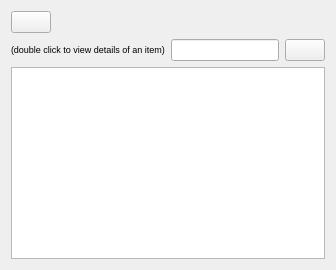
     <widget class="QWidget" name="tab_5">
      <attribute name="icon">
       <iconset theme="network-wired">
        <normaloff>../../../../../../../../.designer/backup</normaloff>../../../../../../../../.designer/backup</iconset>
      </attribute>
      <attribute name="title">
       <string>Ports</string>
      </attribute>
      <layout class="QVBoxLayout" name="verticalLayout_6">
       <item>
        <layout class="QHBoxLayout" name="horizontalLayout_5">
         <item>
          <widget class="QPushButton" name="cmdPortsBack">
           <property name="text">
            <string/>
           </property>
           <property name="icon">
            <iconset theme="go-previous">
             <normaloff>../../../../../../../../../../../../../../../../../../../../../../../../../../.designer/backup</normaloff>../../../../../../../../../../../../../../../../../../../../../../../../../../.designer/backup</iconset>
           </property>
          </widget>
         </item>
         <item>
          <widget class="QLabel" name="portsLabel">
           <property name="text">
            <string/>
           </property>
          </widget>
         </item>
         <item>
          <spacer name="horizontalSpacer_6">
           <property name="orientation">
            <enum>Qt::Horizontal</enum>
           </property>
           <property name="sizeHint" stdset="0">
            <size>
             <width>40</width>
             <height>20</height>
            </size>
           </property>
          </spacer>
         </item>
        </layout>
       </item>
       <item>
        <layout class="QHBoxLayout" name="horizontalLayout_15">
         <item>
          <widget class="QLabel" name="tipPortsLabel">
           <property name="text">
            <string>&lt;html&gt;&lt;head/&gt;&lt;body&gt;&lt;p&gt;&lt;span style=&quot; font-size:7pt;&quot;&gt;(double click to view details of an item)&lt;/span&gt;&lt;/p&gt;&lt;/body&gt;&lt;/html&gt;</string>
           </property>
          </widget>
         </item>
         <item>
          <widget class="QLineEdit" name="portsFilterLine"/>
         </item>
         <item>
          <widget class="QPushButton" name="cmdCleanPorts">
           <property name="text">
            <string/>
           </property>
           <property name="icon">
            <iconset theme="edit-clear-all">
             <normaloff>../../../../../../../../../../../../../../../../../../../../../../../../../../.designer/backup</normaloff>../../../../../../../../../../../../../../../../../../../../../../../../../../.designer/backup</iconset>
           </property>
          </widget>
         </item>
        </layout>
       </item>
       <item>
        <widget class="QTableView" name="portsTable">
         <property name="sortingEnabled">
          <bool>false</bool>
         </property>
         <property name="cornerButtonEnabled">
          <bool>false</bool>
         </property>
         <attribute name="horizontalHeaderStretchLastSection">
          <bool>true</bool>
         </attribute>
         <attribute name="verticalHeaderStretchLastSection">
          <bool>false</bool>
         </attribute>
        </widget>
       </item>
      </layout>
     </widget>
